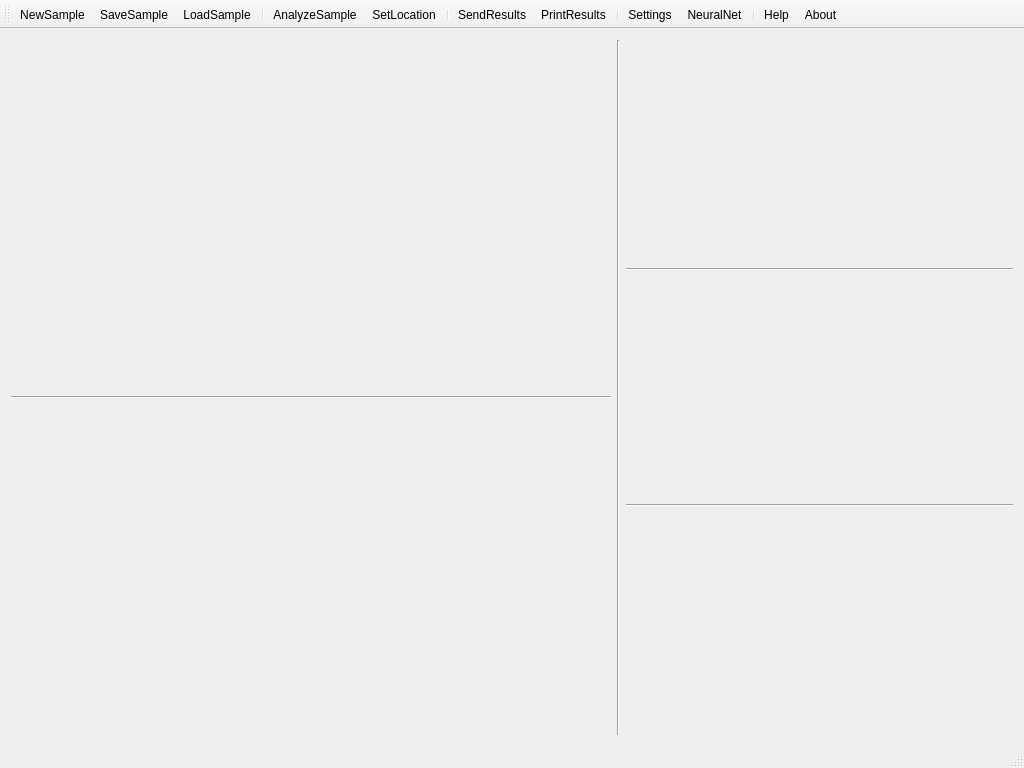
<?xml version="1.0" encoding="UTF-8"?>
<ui version="4.0">
 <class>VSAMainWindow</class>
 <widget class="QMainWindow" name="VSAMainWindow">
  <property name="geometry">
   <rect>
    <x>0</x>
    <y>0</y>
    <width>1024</width>
    <height>768</height>
   </rect>
  </property>
  <property name="sizePolicy">
   <sizepolicy hsizetype="Maximum" vsizetype="Maximum">
    <horstretch>0</horstretch>
    <verstretch>0</verstretch>
   </sizepolicy>
  </property>
  <property name="minimumSize">
   <size>
    <width>1024</width>
    <height>768</height>
   </size>
  </property>
  <property name="windowTitle">
   <string>Vision Soil Analyzer</string>
  </property>
  <property name="windowIcon">
   <iconset resource="vsa_resources.qrc">
    <normaloff>:/Icons/Icons/IHClogo.png</normaloff>:/Icons/Icons/IHClogo.png</iconset>
  </property>
  <property name="tabShape">
   <enum>QTabWidget::Triangular</enum>
  </property>
  <widget class="QWidget" name="centralWidget">
   <layout class="QGridLayout" name="gridLayout">
    <item row="0" column="0">
     <layout class="QHBoxLayout" name="horizontalLayout_2">
      <item>
       <layout class="QVBoxLayout" name="verticalLayout_Particle">
        <item>
         <widget class="QParticleDisplay" name="widget_ParticleDisplay" native="true">
          <property name="minimumSize">
           <size>
            <width>600</width>
            <height>318</height>
           </size>
          </property>
          <property name="maximumSize">
           <size>
            <width>600</width>
            <height>16777215</height>
           </size>
          </property>
         </widget>
        </item>
        <item>
         <widget class="Line" name="line_2">
          <property name="orientation">
           <enum>Qt::Horizontal</enum>
          </property>
         </widget>
        </item>
        <item>
         <widget class="QParticleSelector" name="widget_ParticleSelector" native="true">
          <property name="minimumSize">
           <size>
            <width>600</width>
            <height>330</height>
           </size>
          </property>
          <property name="maximumSize">
           <size>
            <width>600</width>
            <height>330</height>
           </size>
          </property>
         </widget>
        </item>
       </layout>
      </item>
      <item>
       <widget class="Line" name="line">
        <property name="orientation">
         <enum>Qt::Vertical</enum>
        </property>
       </widget>
      </item>
      <item>
       <layout class="QVBoxLayout" name="verticalLayout_Sample">
        <item>
         <layout class="QVBoxLayout" name="verticalLayout">
          <item>
           <widget class="QCustomPlot" name="Qplot_PSD" native="true">
            <property name="minimumSize">
             <size>
              <width>383</width>
              <height>210</height>
             </size>
            </property>
           </widget>
          </item>
          <item>
           <widget class="Line" name="line_4">
            <property name="orientation">
             <enum>Qt::Horizontal</enum>
            </property>
           </widget>
          </item>
          <item>
           <widget class="QCustomPlot" name="QPlot_Texture" native="true">
            <property name="minimumSize">
             <size>
              <width>383</width>
              <height>210</height>
             </size>
            </property>
           </widget>
          </item>
          <item>
           <widget class="Line" name="line_3">
            <property name="orientation">
             <enum>Qt::Horizontal</enum>
            </property>
           </widget>
          </item>
          <item>
           <widget class="QWidget" name="widget_3" native="true">
            <property name="minimumSize">
             <size>
              <width>383</width>
              <height>0</height>
             </size>
            </property>
           </widget>
          </item>
         </layout>
        </item>
       </layout>
      </item>
     </layout>
    </item>
   </layout>
  </widget>
  <widget class="QMenuBar" name="menuBar">
   <property name="geometry">
    <rect>
     <x>0</x>
     <y>0</y>
     <width>1024</width>
     <height>25</height>
    </rect>
   </property>
  </widget>
  <widget class="QToolBar" name="mainToolBar">
   <property name="sizePolicy">
    <sizepolicy hsizetype="Preferred" vsizetype="Fixed">
     <horstretch>0</horstretch>
     <verstretch>0</verstretch>
    </sizepolicy>
   </property>
   <property name="minimumSize">
    <size>
     <width>0</width>
     <height>0</height>
    </size>
   </property>
   <attribute name="toolBarArea">
    <enum>TopToolBarArea</enum>
   </attribute>
   <attribute name="toolBarBreak">
    <bool>false</bool>
   </attribute>
   <addaction name="actionNewSample"/>
   <addaction name="actionSaveSample"/>
   <addaction name="actionLoadSample"/>
   <addaction name="separator"/>
   <addaction name="actionAnalyzeSample"/>
   <addaction name="actionSetLocation"/>
   <addaction name="separator"/>
   <addaction name="actionSendResults"/>
   <addaction name="actionPrintResults"/>
   <addaction name="separator"/>
   <addaction name="actionSettings"/>
   <addaction name="actionNeuralNet"/>
   <addaction name="separator"/>
   <addaction name="actionHelp"/>
   <addaction name="actionAbout"/>
  </widget>
  <widget class="QStatusBar" name="statusBar"/>
  <action name="actionAnalyzeSample">
   <property name="icon">
    <iconset resource="vsa_resources.qrc">
     <normaloff>:/Icons/Icons/Analyze-icon.png</normaloff>:/Icons/Icons/Analyze-icon.png</iconset>
   </property>
   <property name="text">
    <string>AnalyzeSample</string>
   </property>
  </action>
  <action name="actionNewSample">
   <property name="icon">
    <iconset resource="vsa_resources.qrc">
     <normaloff>:/Icons/Icons/New-icon.png</normaloff>:/Icons/Icons/New-icon.png</iconset>
   </property>
   <property name="text">
    <string>NewSample</string>
   </property>
  </action>
  <action name="actionLoadSample">
   <property name="icon">
    <iconset resource="vsa_resources.qrc">
     <normaloff>:/Icons/Icons/Open.png</normaloff>:/Icons/Icons/Open.png</iconset>
   </property>
   <property name="text">
    <string>LoadSample</string>
   </property>
  </action>
  <action name="actionSaveSample">
   <property name="icon">
    <iconset resource="vsa_resources.qrc">
     <normaloff>:/Icons/Icons/Save-icon.png</normaloff>:/Icons/Icons/Save-icon.png</iconset>
   </property>
   <property name="text">
    <string>SaveSample</string>
   </property>
  </action>
  <action name="actionSetLocation">
   <property name="icon">
    <iconset resource="vsa_resources.qrc">
     <normaloff>:/Icons/Icons/SetLocation-icon.png</normaloff>:/Icons/Icons/SetLocation-icon.png</iconset>
   </property>
   <property name="text">
    <string>SetLocation</string>
   </property>
  </action>
  <action name="actionSendResults">
   <property name="icon">
    <iconset resource="vsa_resources.qrc">
     <normaloff>:/Icons/Icons/SendSample-icon.png</normaloff>:/Icons/Icons/SendSample-icon.png</iconset>
   </property>
   <property name="text">
    <string>SendResults</string>
   </property>
  </action>
  <action name="actionPrintResults">
   <property name="icon">
    <iconset resource="vsa_resources.qrc">
     <normaloff>:/Icons/Icons/PrintResults-icon.png</normaloff>:/Icons/Icons/PrintResults-icon.png</iconset>
   </property>
   <property name="text">
    <string>PrintResults</string>
   </property>
  </action>
  <action name="actionHelp">
   <property name="icon">
    <iconset resource="vsa_resources.qrc">
     <normaloff>:/Icons/Icons/Help-icon.png</normaloff>:/Icons/Icons/Help-icon.png</iconset>
   </property>
   <property name="text">
    <string>Help</string>
   </property>
  </action>
  <action name="actionAbout">
   <property name="icon">
    <iconset resource="vsa_resources.qrc">
     <normaloff>:/Icons/Icons/IHClogo.png</normaloff>:/Icons/Icons/IHClogo.png</iconset>
   </property>
   <property name="text">
    <string>About</string>
   </property>
  </action>
  <action name="actionSettings">
   <property name="icon">
    <iconset resource="vsa_resources.qrc">
     <normaloff>:/Icons/Icons/Settings-icon.png</normaloff>:/Icons/Icons/Settings-icon.png</iconset>
   </property>
   <property name="text">
    <string>Settings</string>
   </property>
  </action>
  <action name="actionNeuralNet">
   <property name="icon">
    <iconset resource="vsa_resources.qrc">
     <normaloff>:/Icons/Icons/NeuralNetwork.PNG</normaloff>:/Icons/Icons/NeuralNetwork.PNG</iconset>
   </property>
   <property name="text">
    <string>NeuralNet</string>
   </property>
  </action>
 </widget>
 <layoutdefault spacing="6" margin="11"/>
 <customwidgets>
  <customwidget>
   <class>QCustomPlot</class>
   <extends>QWidget</extends>
   <header>qcustomplot.h</header>
   <container>1</container>
  </customwidget>
  <customwidget>
   <class>QParticleSelector</class>
   <extends>QWidget</extends>
   <header>qparticleselector.h</header>
   <container>1</container>
  </customwidget>
  <customwidget>
   <class>QParticleDisplay</class>
   <extends>QWidget</extends>
   <header>qparticledisplay.h</header>
   <container>1</container>
  </customwidget>
 </customwidgets>
 <resources>
  <include location="vsa_resources.qrc"/>
 </resources>
 <connections/>
</ui>
